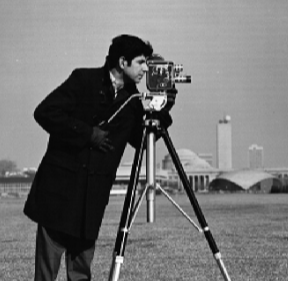
//> input picture Training/foto.png, 288 x 281 px
$ ./Mat ../Training/foto.png   (built with g++ and OpenCV 4)
//> lines starting //> are read from the running program, lines starting //| are printed output that depends on the picture; after the words box and inside, x2 and y2 are one past the last pixel; in counts of white or black regions, pixels touching at a corner belong together
#include <opencv2/opencv.hpp>

#include <iostream>

using namespace cv;
using namespace std;

int main( int argc, char** argv ){
    if( argc < 2){
        cout<<"usage: "<<argv[0]<<" image_name"<<endl;
        exit(0);
    }

    //classe template Vec<>
    //int è il tipo 3 è la dimensione
    Vec<int,3> v3iT;
    for(int i=0;i<3;i++)
        v3iT[i]=i;
    for(int i=0;i<3;i++)
        cout<<"v3iT["<<i<<"]="<<v3iT[i]<<endl;

    //Alias classe template Vec<>
    //Vect3i = vettore di dimesione 3 di tipo intero (i)
    Vec3i v3i;
    for(int i=0;i<3;i++)
        v3i[i]=i;
    for(int i=0;i<3;i++)
        cout<<"v3i["<<i<<"]="<<v3i[i]<<endl;

    //classe template Matx<>. possiamo utilizzare anche dimensioni > 6 e tipi oltre a F e D
    Matx<int,7,7> m33iT;
    for(int i=0;i<3;i++)
        for(int j=0;j<3;j++)
            m33iT(i,j)=i+j;
    for(int i=0;i<3;i++)
        for(int j=0;j<3;j++)
            cout<<"m33iT["<<i<<"]["<<j<<"]="<<m33iT(i,j)<<endl;

    //Alias classe template Matx<>: solo dimensioni <= 6 e tipi F e D
    Matx33f m33f;
    for(int i=0;i<3;i++)
        for(int j=0;j<3;j++)
            m33f(i,j)=i+j;
    for(int i=0;i<3;i++)
        for(int j=0;j<3;j++)
            cout<<"m33f["<<i<<"]["<<j<<"]="<<m33f(i,j)<<endl;

    //Mat
    Mat image = imread(argv[1], IMREAD_GRAYSCALE);
//> image is the input picture: 281 rows x 288 cols, CV_8UC1; min 0, max 255, mean 116.1

    if( image.empty() ){
        cout <<  "Could not open or find the image" << std::endl ;
        return -1;
    }

    cout<<"Rows: "<<image.rows<<" Cols: "<<image.cols<<endl;
//| Rows: 281 Cols: 288
    cout<<"Dims: "<<image.dims<<endl;
//| Dims: 2

    for(int i=0;i<image.dims;i++)
        cout<<"Step["<<i<<"]="<<image.step[i]<<endl;

    //È possibile creare un array semplicimente instanziando una varaibile di tipo cv:MAT
    //In questo caso l'array non ha né tipo né dimensione
    Mat image1(image.rows,image.cols,CV_8UC1,Scalar(0));
    //oppure
    Mat image2;
    image2.create(image.rows,image.cols,CV_8UC1);
    //oppure con Size()
    Mat image3(Size(image.rows,image.cols),CV_8UC1,Scalar(0));
    //oppure con inizializzazione dall'array data (della prima immagine caricata)
    Mat image4(image.rows,image.cols,CV_8UC1,image.data);
    //oppure multidimensionali
    int ndim[]={6,5,4};
    Mat image5(3,ndim,CV_32FC3,Scalar(255.0,255.0,255.0));

    //costruttori di copia
    Mat image6(image);
    //oppure solo una parte dell'immagine con Range
    Mat image7(image,Range(1,image.rows/2),Range(1,image.cols/2));
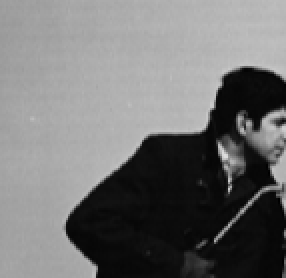
//> image7: 139 rows x 143 cols, CV_8UC1 (shown 2 times larger); min 0, max 222, mean 114
    imshow( "Display window", image7 );
    waitKey(0);
    //oppure solo una parte dell'immagine con Rect
    Mat image8(image,Rect(image.rows/4,image.cols/4,image.rows/2,image.cols/2));
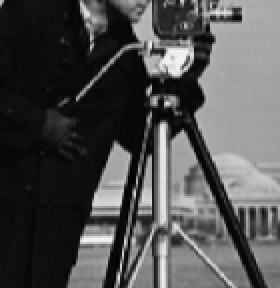
//> image8: 144 rows x 140 cols, CV_8UC1 (shown 2 times larger); min 0, max 245, mean 79.5
    imshow( "Display window", image8 );
    waitKey(0);

    //accesso ai pixel
    for(int i=0;i<image.rows;i++)
        for(int j=0;j<image.cols;j++)
            if(i%2 && j%2)
                image.at<unsigned char>(i,j)=255-image.at<unsigned char>(i,j);
            else
                image.at<unsigned char>(Point(i,j))=255;
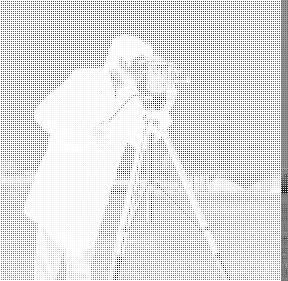
//> image: 281 rows x 288 cols, CV_8UC1; min 0, max 255, mean 224
    imshow( "Display window", image );
    waitKey(0);

    //accesso riga
    for(int i=0;i<image.cols;i++)
        image.ptr<unsigned char>(20)[i]=0;
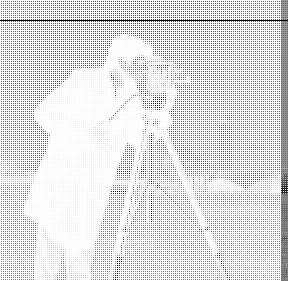
//> image: 281 rows x 288 cols, CV_8UC1; 0.36% of pixels changed, all inside (x1, y1, x2, y2) = (0, 20, 288, 21)
    imshow( "Display window", image );
    waitKey(0);

    //accesso riga e colonna: row() e col() restituisco un Mat
    for(int i=0;i<image.cols;i++)
        image.row(40).at<unsigned char>(i)=0;
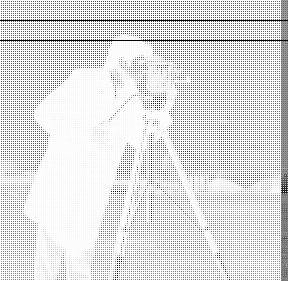
//> image: 281 rows x 288 cols, CV_8UC1; 0.36% of pixels changed, all inside (x1, y1, x2, y2) = (0, 40, 288, 41)
    for(int i=0;i<image.rows;i++)
        image.col(40).at<unsigned char>(i)=0;
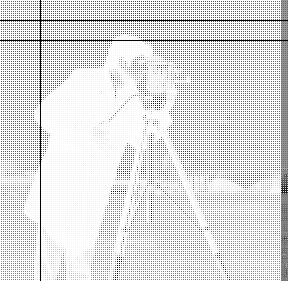
//> image: 281 rows x 288 cols, CV_8UC1; 0.34% of pixels changed, all inside (x1, y1, x2, y2) = (40, 0, 41, 281)
    imshow( "Display window", image );
    waitKey(0);

    //accesso ad un blocco
    Mat block1=image.rowRange(10,200);
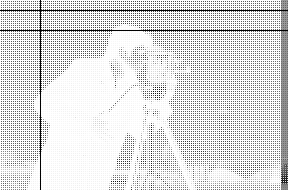
//> block1: 190 rows x 288 cols, CV_8UC1; min 0, max 255, mean 219.4
    //Mat block2=image.rowRange(Range(10,200));
    imshow( "Display window", block1 );
    waitKey(0);

    //Mat block3=image(Range(10,300),Range(10,400));
//> (the run ends here: the program stops with an error, at `Mat block4=image(Rect(10,10,200,300));`)
